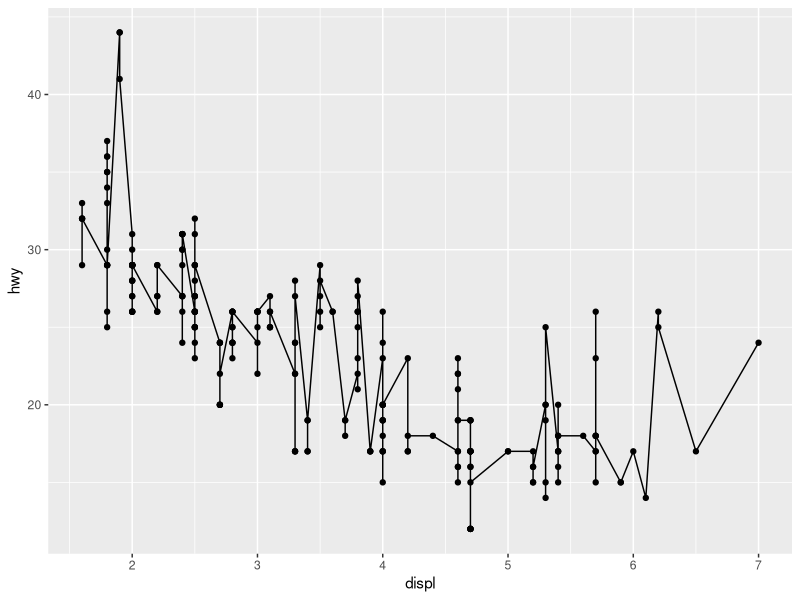
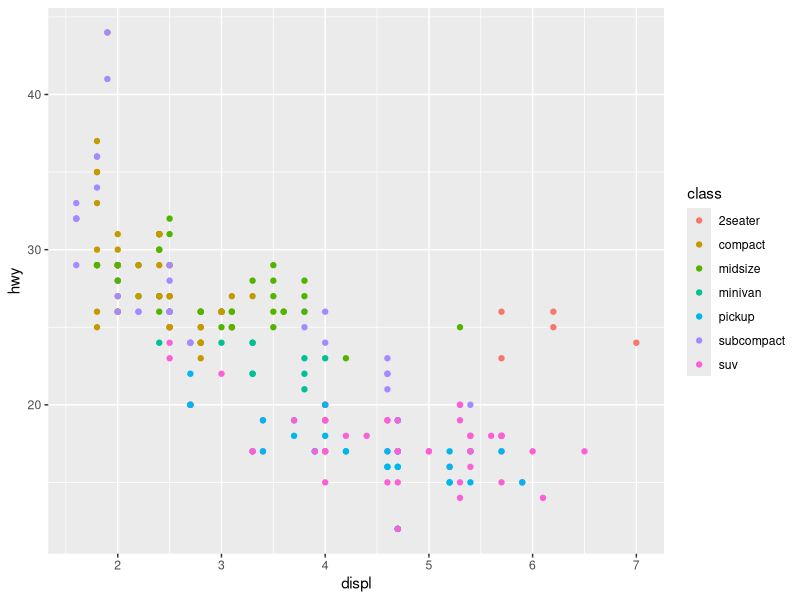
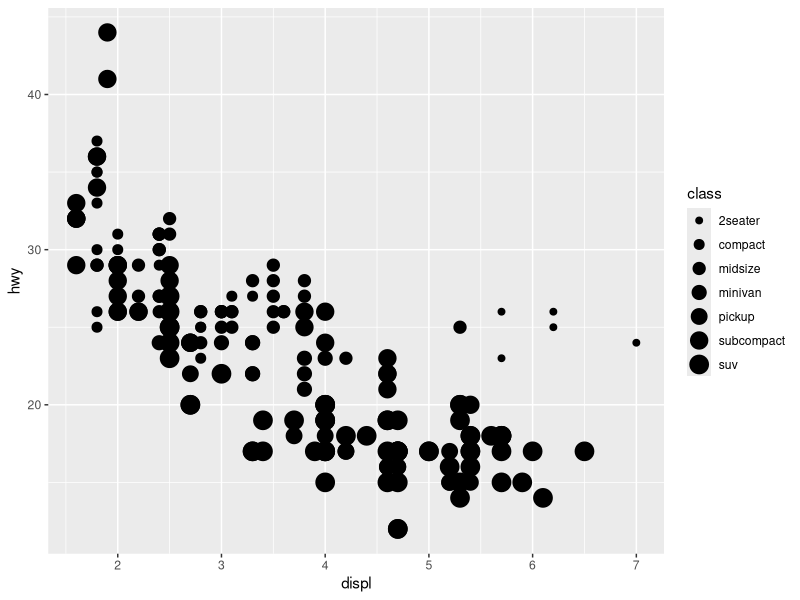
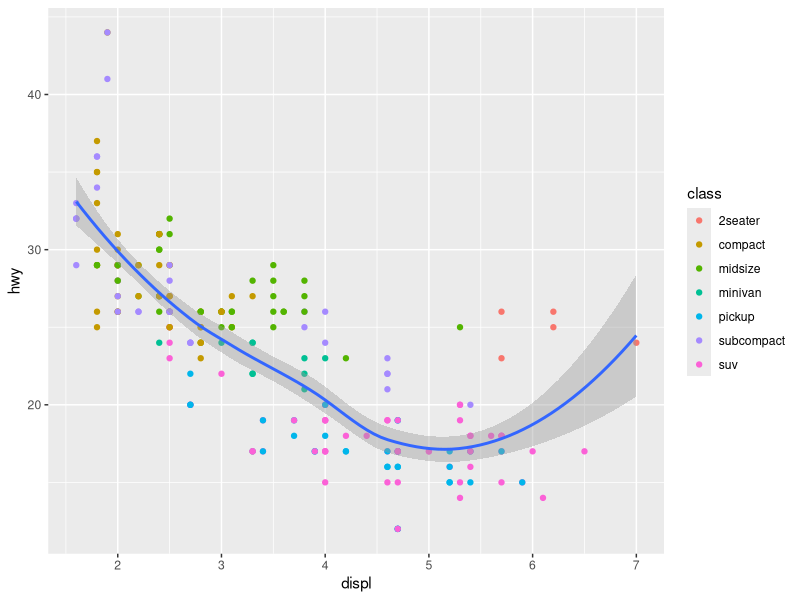
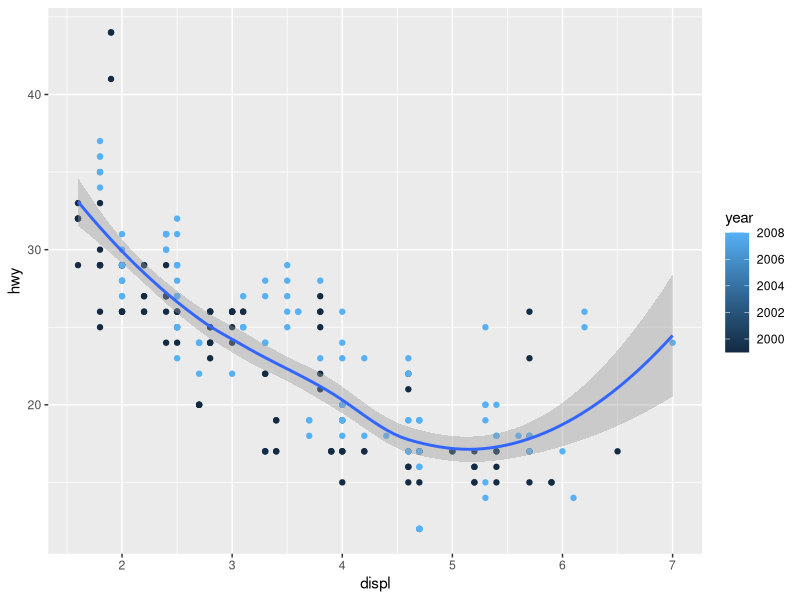
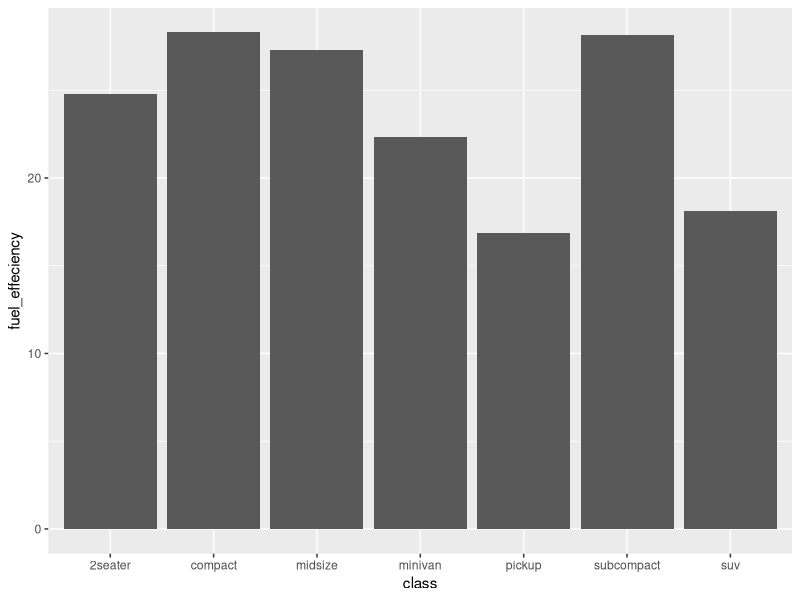
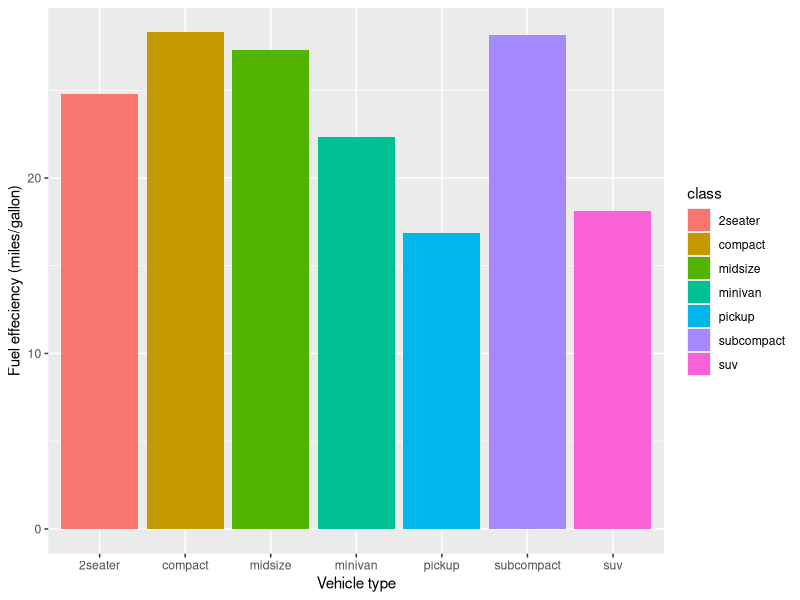
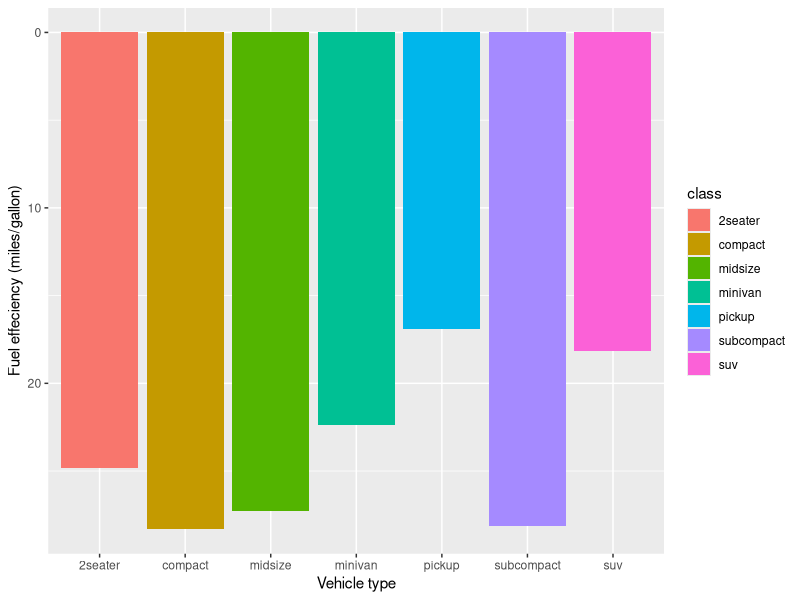

These figures' R source, in order:
## ---- chunk 1
knitr::opts_chunk$set(echo = TRUE)
## ---- chunk 2
library(ggplot2)
library(tidyverse)
library(dplyr)
library(tibble)
## ---- chunk 3
ggplot2::mpg
## ---- chunk 4
ggplot(data = mpg) + 
  geom_point(mapping = aes(x = displ, y = hwy)) +
	geom_line(aes(x=displ, y=hwy))
## ---- chunk 5
# to have the car class in different colors
ggplot(data = mpg) + 
  geom_point(mapping = aes(x = displ, y = hwy, color = class))
## ---- chunk 6
# the class in differnet size
ggplot(data = mpg) + 
  geom_point(mapping = aes(x = displ, y = hwy, size = class))
## ---- chunk 7
#better still, i can layer it up
ggplot(data = mpg) + 
  geom_point(mapping = aes(x = displ, y = hwy, color = class)) +
	geom_smooth(aes(displ, hwy))
## ---- chunk 8
# just wanted to have fun with the color gradient in year
ggplot(data = mpg) + 
  geom_point(mapping = aes(x = displ, y = hwy, color = year)) +
	geom_smooth(aes(displ, hwy))

## ---- chunk 9
mpg %>%
	group_by(class) %>%
	summarise (fuel_effeciency = mean (hwy))
## ---- chunk 10
avr_eff <-(mpg %>%
	group_by(class) %>%
	summarise (fuel_effeciency = mean (hwy)))
## ---- chunk 11
ggplot(avr_eff) +
	geom_bar(aes(class, fuel_effeciency), stat = "identity")
## ---- chunk 12
ggplot(avr_eff) +
	geom_bar(aes(class, fuel_effeciency, fill = class), stat = "identity") +
	xlab("Vehicle type") +
	ylab("Fuel effeciency (miles/gallon)")
## ---- chunk 13
#to reverse the y-axis
ggplot(avr_eff) +
	geom_bar(aes(class, fuel_effeciency, fill = class), stat = "identity") +
	xlab("Vehicle type") +
	ylab("Fuel effeciency (miles/gallon)") +
	scale_y_reverse()
## ---- chunk 14
#to flip the x,y-axis
ggplot(avr_eff) +
	geom_bar(aes(class, fuel_effeciency, fill = class), stat = "identity") +
	xlab("Vehicle type") +
	ylab("Fuel effeciency (miles/gallon)") +
	coord_flip()
## ---- chunk 15
# I particularly like this one
ggplot(avr_eff) +
	geom_bar(aes(class, fuel_effeciency, fill = class), stat = "identity") +
	xlab("Vehicle type") +
	ylab("Fuel effeciency (miles/gallon)") +
	coord_polar()
## ---- chunk 16
ggplot(data = mpg, 
       mapping = aes(x = displ, y = hwy)) +
  geom_point() +
	xlab("Vehicle type") +
	ylab("Fuel effeciency (miles/gallon)") +
  facet_wrap(~class)
## ---- chunk 17
# tadaaa
ggplot(mpg) +
	geom_point(aes(displ, hwy, color = class, size = class))
